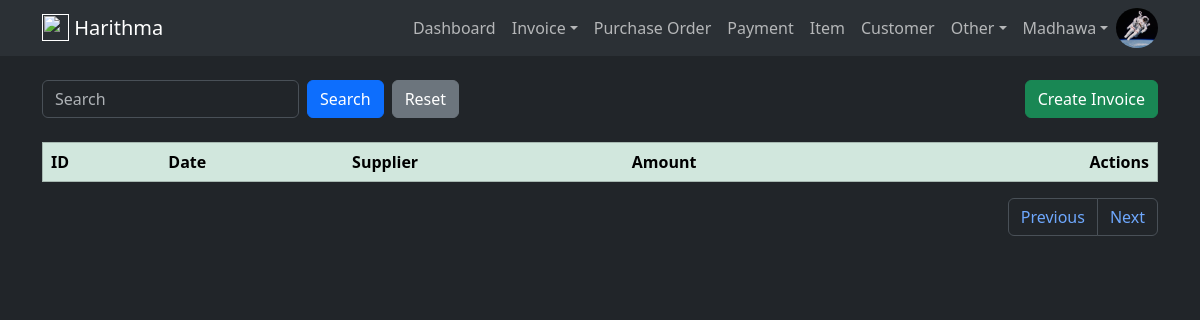
Before: /purchase_order/head (signed in) with the older database file.
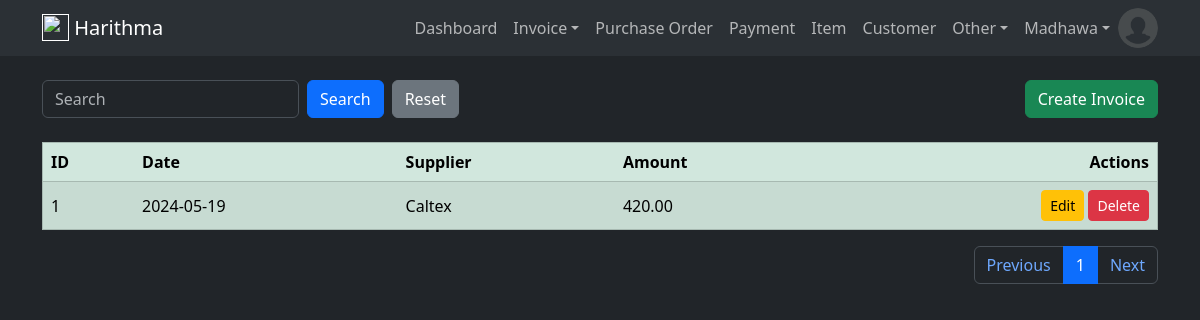
After: the same page with the newer database file.
### harithmapos/models.py (models this page shows, shortened)
class User(db.Model, UserMixin):
    id = db.Column(db.Integer, primary_key=True)
    email = db.Column(db.String(120), unique=True, nullable=False)
    name = db.Column(db.String(50), nullable=False)
    image = db.Column(db.String(20), default='default.jpg')
    password = db.Column(db.String(60), nullable=False)
    ui_theme = db.Column(db.String(5), default='light')
    create_dttm = db.Column(db.DateTime, nullable=False, default=datetime.utcnow)
    update_dttm = db.Column(db.DateTime, nullable=False, default=datetime.utcnow)

class PurchaseOrderHead(db.Model):
    id =  db.Column(db.Integer, primary_key=True)
    supplier_id = db.Column(db.Integer, db.ForeignKey('supplier.id'), nullable=False)
    supplier_invoice_id = db.Column(db.String(255))
    total_price = db.Column(db.Numeric(10,2), default=0)
    discount_pct = db.Column(db.Numeric(10,2), default=0)
    gross_price = db.Column(db.Numeric(10,2), default=0)
    payment_method = db.Column(db.String(10))
    paid_amount = db.Column(db.Numeric(10,2), default=0)
    remaining_amount = db.Column(db.Numeric(10,2))
    last_payment_date = db.Column(db.Date())
    created_dttm = db.Column(db.DateTime, nullable=False, default=datetime.utcnow)
    update_dttm = db.Column(db.DateTime, nullable=False, default=datetime.utcnow)
    purchase_order_details = db.relationship('PurchaseOrderDetail', backref='purchase_order', lazy=True)

class Supplier(db.Model):
    id = db.Column(db.Integer, primary_key=True)
    name = db.Column(db.String(100), nullable=False)
    contact = db.Column(db.String(10))
    address = db.Column(db.String(255))
    create_dttm = db.Column(db.DateTime, nullable=False, default=datetime.utcnow)
    update_dttm = db.Column(db.DateTime, nullable=False, default=datetime.utcnow)
    purchse_orders = db.relationship('PurchaseOrderHead', backref='supplier', lazy=True)

### harithmapos/views/purchase_order/routes.py (the view)
@purchase_order_blueprint.route("/purchase_order/head", methods=['GET', 'POST'])
@login_required
def purchase_order_head():
    purchase_order_head_create_form = PurchaseOrderHeadCreateForm()
    purchase_order_head_update_form = PurchaseOrderHeadUpdateForm()
    suppliers = Supplier.query.all()
    per_page = 20
    page = request.args.get('page',1,type=int)
    query = request.args.get("query",None)
    if query:
        purchase_order_heads = PurchaseOrderHead.query.order_by(PurchaseOrderHead.update_dttm.desc()).filter(PurchaseOrderHead.supplier_id.icontains(query)).paginate(page=page, per_page=per_page)
    else:
        purchase_order_heads = PurchaseOrderHead.query.order_by(PurchaseOrderHead.update_dttm.desc()).paginate(page=page, per_page=per_page)
    return render_template(
        'purchase_order/head.html',
        title='PurchaseOrderHead',
        purchase_order_head_create_form=purchase_order_head_create_form,
        purchase_order_head_update_form=purchase_order_head_update_form,
        purchase_order_heads=purchase_order_heads,
        suppliers=suppliers,
        query=query
    )

### harithmapos/views/purchase_order/forms.py
class PurchaseOrderHeadCreateForm(FlaskForm):
    supplier = StringField("Supplier", validators=[DataRequired()])
    supplier_invoice_id = StringField("Supplier Invoice ID", validators=[DataRequired()])
    submit = SubmitField('Create Purchase Order')

class PurchaseOrderHeadUpdateForm(FlaskForm):
    supplier = StringField("Supplier", validators=[DataRequired()])
    supplier_invoice_id = StringField("Supplier Invoice ID", validators=[DataRequired()])
    total_price = DecimalField("Total Price", places=2, validators=[Optional()])
    discount_pct = DecimalField("Discount Percentage", places=2, validators=[Optional()])
    gross_price = DecimalField("Gross Price", places=2, validators=[Optional()])
    payment_method = SelectField("Payment Method", choices=config.PAYMENT_METHOD_FORM_LIST)
    paid_amount = DecimalField("Paid Amount", places=2, validators=[Optional()])
    update_purchase_order = SubmitField('Update Purchase Order')
    complete_purchase_order = SubmitField('Complete Purchase Order')

### harithmapos/models.py (called while the page is built)
@login_manager.user_loader
def load_user(user_id):
    return User.query.get(int(user_id))

### harithmapos/templates/purchase_order/head.html (shortened to what this page needs)
{% extends 'layout/base.html' %}
{% block body %}
    <div class="container mt-4">
        <div class="row">
            <div class="col d-flex justify-content-between align-items-center">
                <form class="mb-0 d-flex" action="" method="GET" autocomplete="off">
                    <input type="text" class="form-control me-2" name="query" id="query" placeholder="{{ query if query else 'Search'}}">
                    <input type="submit" value="Search" class="btn btn-primary me-2" name="">
                    <a href="{{ url_for('purchase_order_blueprint.purchase_order_head') }}"><input type="submit" value="Reset" class="btn btn-secondary" ></a>
                </form>
                <button type="button" class="btn btn-success align-right" data-bs-toggle="modal" data-bs-target="#insert_modal">Create Invoice</button>
            </div>
        </div>
    </div>
    <div class="container mt-4">
        <table class="table table-success table-striped table-hover" border="1">
            <thead class="thread-dark">
                <tr>
                    <th scope="col">ID</th>
                    <th scope="col">Date</th>
                    <th scope="col">Supplier</th>
                    <th scope="col">Amount</th>
                    <th scope="col" style="text-align: right" >Actions</th>
                </tr>
            </thead>
            <tbody id="results">
                {% for purchase_order_head in purchase_order_heads.items %}
                    <tr>
                        <td class="align-middle"  scope="row">{{purchase_order_head.id}}</td>
                        <td class="align-middle">{{purchase_order_head.created_dttm.date()}}</td>
                        <td class="align-middle">{{purchase_order_head.supplier.name}}</td>
                        <td class="align-middle">{{purchase_order_head.gross_price}}</td>
                        <td class="text-end">
                            <a href="{{ url_for('purchase_order_blueprint.purchase_order_head_detail', purchase_order_head_id=purchase_order_head.id) }}" class="btn btn-sm btn-warning" >Edit</a>
                            <a href="{{ url_for('purchase_order_blueprint.delete_purchase_order_head', purchase_order_head_id=purchase_order_head.id) }}" class="btn btn-sm btn-danger" onclick="return confirm('Are you sure to delete?')">Delete</a>
                        </td>
                    </tr>
                {% endfor %}
            </tbody>
        </table>
        <nav aria-label="Page navigation">
            <ul class="pagination justify-content-end">
                <li class="page-item"><a class="page-link" href="{{ url_for('purchase_order_blueprint.purchase_order_head', page=purchase_order_heads.prev_num, query=query) }}">Previous</a></li>
                {% for page_number in purchase_order_heads.iter_pages(left_edge=1, right_edge=1, left_current=1, right_current=2) %}
                    {% if page_number %}
                        {% if purchase_order_heads.page == page_number %}
                            <li class="page-item "><a class="page-link active" href="{{ url_for('purchase_order_blueprint.purchase_order_head', page=page_number, query=query) }}">{{ page_number }}</a></li>
                        {% else %}
                            <li class="page-item "><a class="page-link" href="{{ url_for('purchase_order_blueprint.purchase_order_head', page=page_number, query=query) }}">{{ page_number }}</a></li>
                        {% endif %}
                    {% else %}
                        <li class="page-item "><a class="page-link" href="#">...</a></li>
                    {% endif %}
                {% endfor %}
                <li class="page-item"><a class="page-link" href="{{ url_for('purchase_order_blueprint.purchase_order_head', page=purchase_order_heads.next_num, query=query) }}">Next</a></li>
            </ul>
        </nav>
    </div>
{% endblock %}

### harithmapos/templates/layout/base.html (shortened to what this page needs)
{% if current_user.is_authenticated %}
    <html lang="en"  data-bs-theme="{{current_user.ui_theme}}">
{% else %}
    <html lang="en"  data-bs-theme="light"></html>
{% endif %}
    <head>
        <link href="https://cdn.jsdelivr.net/npm/bootstrap@5.3.3/dist/css/bootstrap.min.css" rel="stylesheet">
        <link rel="stylesheet" href="https://cdn.jsdelivr.net/npm/bootstrap-icons@1.11.3/font/bootstrap-icons.min.css">
        <link rel="stylesheet" href="https://cdnjs.cloudflare.com/ajax/libs/font-awesome/4.7.0/css/font-awesome.min.css">
        <link rel="stylesheet" href="{{ url_for('static', filename='main.css') }}">
        {% include 'layout/navbar.html' %}
    </head>
    <body>
        {% block body %}
        {% endblock %}
    </body>
</html>

### harithmapos/templates/layout/navbar.html (shortened to what this page needs)
<nav class="navbar navbar-expand-lg bg-body-tertiary">
    <div class="container">
        <a href="" class="navbar-brand lead">
            <img src="{{url_for('static', filename='vehical.png')}}" height="27" class="d-inline-block align-text-top">
            <b>Harithma</b>
        </a>
        <div class="collapse navbar-collapse" id="navbarCollapse">
            <ul class="navbar-nav ms-auto">
                {% if current_user.is_authenticated %}
                    <a class="nav-item nav-link" href="{{ url_for('dashboard_blueprint.dashboard') }}">Dashboard</a>
                    <li class="nav-item dropdown">
                        <a class="nav-link dropdown-toggle" href="#" role="button" data-bs-toggle="dropdown" aria-expanded="false">Invoice</a>
                    </li>
                    <a class="nav-item nav-link" href="{{ url_for('purchase_order_blueprint.purchase_order_head') }}">Purchase Order</a>
                    <a class="nav-item nav-link" href="{{ url_for('payment_blueprint.payment') }}">Payment</a>
                    <a class="nav-item nav-link" href="{{ url_for('item_blueprint.item') }}">Item</a>
                    <a class="nav-item nav-link" href="{{ url_for('customer_blueprint.customer') }}">Customer</a>
                    <li class="nav-item dropdown">
                        <a class="nav-link dropdown-toggle" href="#" role="button" data-bs-toggle="dropdown" aria-expanded="false">Other</a>
                    </li>
                    <li class="nav-item dropdown">
                        <a class="nav-link dropdown-toggle" href="#" role="button" data-bs-toggle="dropdown" aria-expanded="false">{{ current_user.name }}</a>
                    </li>
                    <img src="{{ url_for('static', filename='user_images/'+current_user.image) }}" class="rounded-circle" height="40" alt="Avatar" />
                {% else %}
                    <a class="nav-item nav-link" href="{{ url_for('user_blueprint.login') }}">Login</a>
                    <a class="nav-item nav-link" href="{{ url_for('user_blueprint.register') }}">Register</a>
                {% endif %}
            </ul>
        </div>
    </div>
</nav>

Changed rows visible on the page:
changed User "Madhawa": image: picture removed, a placeholder shows
added PurchaseOrderHead: id "1", created_dttm "2024-05-19", supplier.name "Caltex", gross_price "420.00"
Other visible differences:
new list line: "1"
